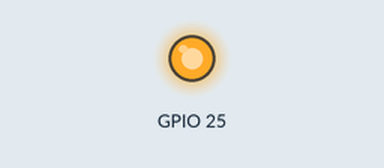
Recording of a program running on a simulated Raspberry Pi (BCM pin numbers). Parts: output pins drawn as LEDs (lit = HIGH). At 0.0 s the program stops and its outputs stay as they are.

Above: at 0.1 s.
Timing chart, 0 to 1.5 s (numbered marks = the images above):
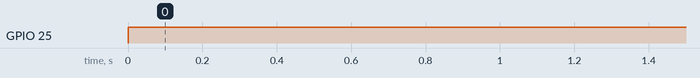

The program:

ledPython25On.py
```python
# -------------------------------------------------------------
#
# -------------------------------------------------------------
import RPi.GPIO as GPIO
import time

'''
----------------------------------
CONFIGURATION
----------------------------------
'''
GPIO.setmode(GPIO.BCM)
GPIO.setup(25,GPIO.OUT)

'''
----------------------------------
main activity
----------------------------------
'''
GPIO.output(25,GPIO.HIGH)


    
```

Measured:
- by itself, GPIO 25: LOW → HIGH at 0.00 s
